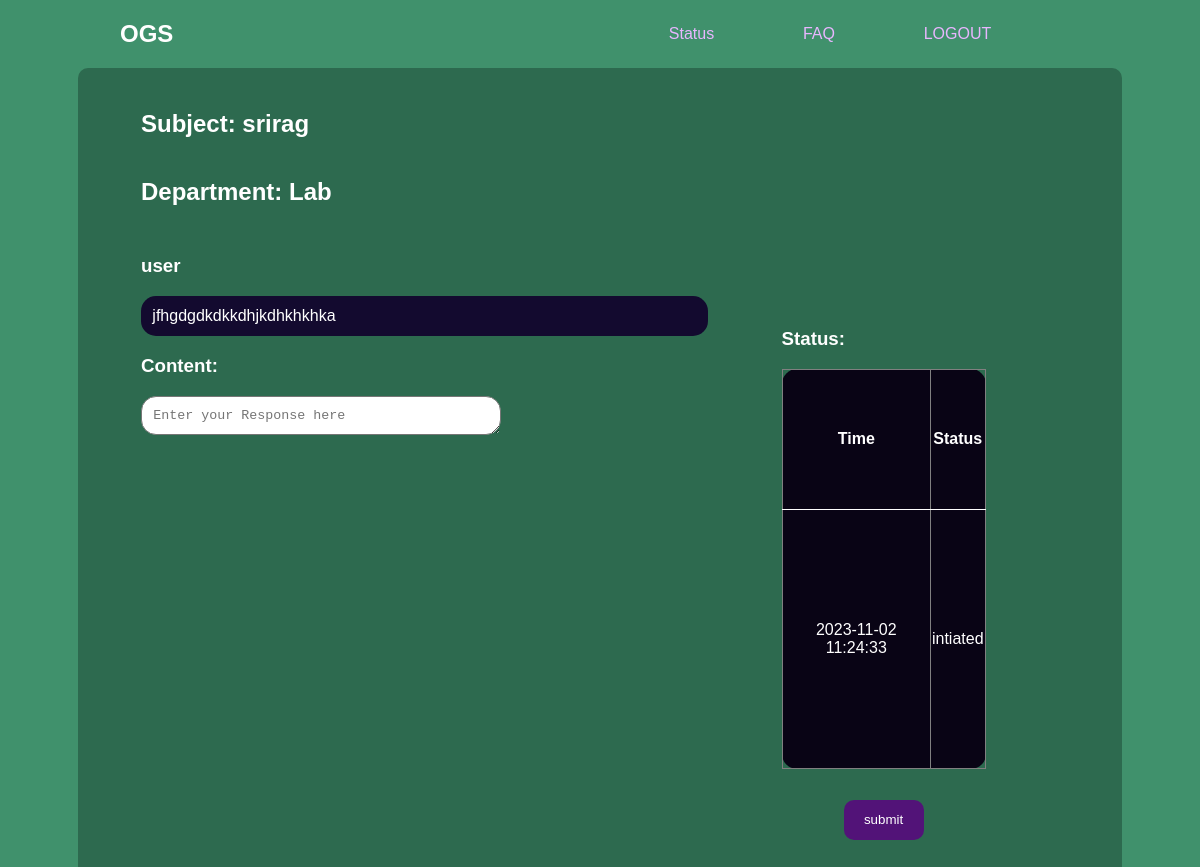
Page /TicketReview.php?id=4 (signed in) on the committed database.
### tables this page shows
CREATE TABLE IF NOT EXISTS `tbl_ticket` (
  `t_id` int(11) NOT NULL AUTO_INCREMENT,
  `user_id` int(11) NOT NULL,
  `t_content` varchar(300) NOT NULL,
  `t_subject` varchar(30) NOT NULL,
  `t_department` varchar(30) NOT NULL,
  `t_file` blob NOT NULL,
  `t_active` varchar(10) NOT NULL,
  PRIMARY KEY (`t_id`)
);

CREATE TABLE IF NOT EXISTS `tbl_reply` (
  `t_id` int(11) NOT NULL,
  `t_time` datetime NOT NULL DEFAULT CURRENT_TIMESTAMP ON UPDATE CURRENT_TIMESTAMP,
  `t_role` varchar(6) NOT NULL,
  `t_reply` varchar(300) NOT NULL,
  `t_status` text NOT NULL
);

### TicketReview.php (the view, shortened to what this page needs)
<html>
	<head>
		<link rel="stylesheet" type="text/css" href="./style.css">
	</head>
	<body>
		<header>
			<nav>
				<div class="title">
					<h2>OGS</h2>
				</div>
				<div class="links">
					<a href="./status.php">Status</a>
					<a href="./FAQ.php">FAQ</a>
					<a href = "../logout.php">LOGOUT</a>
				</div>
			</nav>
		</header>
	<?php
		$id = $_GET['id'];
		$sql = "SELECT * FROM `tbl_reply` where t_id ='$id' ORDER BY `t_time` ASC";
		$result = mysql_query($sql);
	?>
		<div class="container">
			<h2>Subject:<?php
				$subject_q = "SELECT t_subject FROM `tbl_ticket` where t_id='$id'";
				$subject_r = mysql_query($subject_q);
				$value = mysql_fetch_row($subject_r);
				echo"  $value[0]";
			 ?></h2>
			<h2>Department:<?php
				$subject_q = "SELECT t_department FROM `tbl_ticket` where t_id='$id'";
				$subject_r = mysql_query($subject_q);
				$value = mysql_fetch_row($subject_r);
				echo"  $value[0]";
			 ?></h2>
			<form action="./TicketReview.php" method="GET">
				<div class="left">
					<div class="user">
					<?php
						while($row = mysql_fetch_array($result)){
					?>
						<h3><?php echo $row['t_role'];?></h3>
						<p>
							<?php echo $row['t_reply'];?>
						</p>
					<?php
						}
					?>
		</div>
					<div class="content">
						<h3>Content: </h3>
						<textarea rows="1" cols="40" name ="content" placeholder="Enter your Response here" required></textarea>
					</div>
				</div>
				<div class="right">
					<div class="status">
						<h3>Status:</h3>
						<div class="status_con">
							<table Bgcolor="#090415" border="1" frame="hside" rules="cols">
								<tr>
									<th>Time</th>
									<th>Status</th>
								</tr>
								<?php
									$sql = "SELECT * FROM `tbl_reply` where t_id ='$id'ORDER BY `t_time` ASC";
									$result=mysql_query($sql);
									while($row = mysql_fetch_array($result)){
								?>
								<tr>
									<td><?php echo $row['t_time'];?></htd>
									<td><?php echo $row['t_status'];?></htd>
								</tr>
								<?php
									}
								?>
							</table>
						</div>
					</div>
					<div class="submit">
					<input class="btnhov" type="submit" name ="submit" value="submit"/>
					</div>
				</div>
			</form>
		</div>
	</body>
</html>

### style.css (style rules this page uses)
body { font-family : Arial,sans-serif; margin: 0; padding: 0; background-color: #40916C; height: auto; display: flex; justify-content: center; align-items: center; color: white; }
header> nav { width: 80vw; display: flex; align-items: center; justify-content: space-between; }
.links { width: 500px; display: flex; justify-content: space-evenly; }
.links > a { text-decoration: none; color: #e8b6ff; }
h2,p { text-align: center; }
h2 { font-size: 1.5rem; font-weight: 10px; text-align: center; }
.container { height: 70%; width: 350px; padding: 1%; border-radius: 10px; background-color: #2D6A4F; animation: x 3s ease-out; }

### TicketReview.php (style rules this page uses)
body { flex-direction: column; }
.container { width:85vw; height: 115vh ; }
.container > h2 { flex-direction: row; text-align: start; justify-content: center; padding:1% 5%; }
.left { height: 50vh; width: 60vw; }
p { text-align: left; padding: 2%; background-color: #130a2f; border-radius: 15px; }
.right { height: 50vh; padding: 8%; }
form { display: flex; padding: 0% 5%; }
table { height: 50vh; width: 17vw; border-radius: 15px; text-align: center; border-collapse: collapse; }
td,th,tr { border-radius: 15px; }
th { border-bottom: .5px solid white; }
input[type="submit"] { border-radius: 10px; border: none; background-color: #521378; color: white; width: 80px; height: 40px; }
.submit { display: flex; align-items: center; justify-content: center; margin: 15%; }
input,textarea { border-radius: 15px; padding: 2%; }

### rows in the picture
tbl_ticket: t_subject "srirag", t_department "Lab"
tbl_reply: t_role "user", t_reply "jfhgdgdkdkkdhjkdhkhkhka", t_time "2023-11-02 11:24:33", t_status "intiated"
